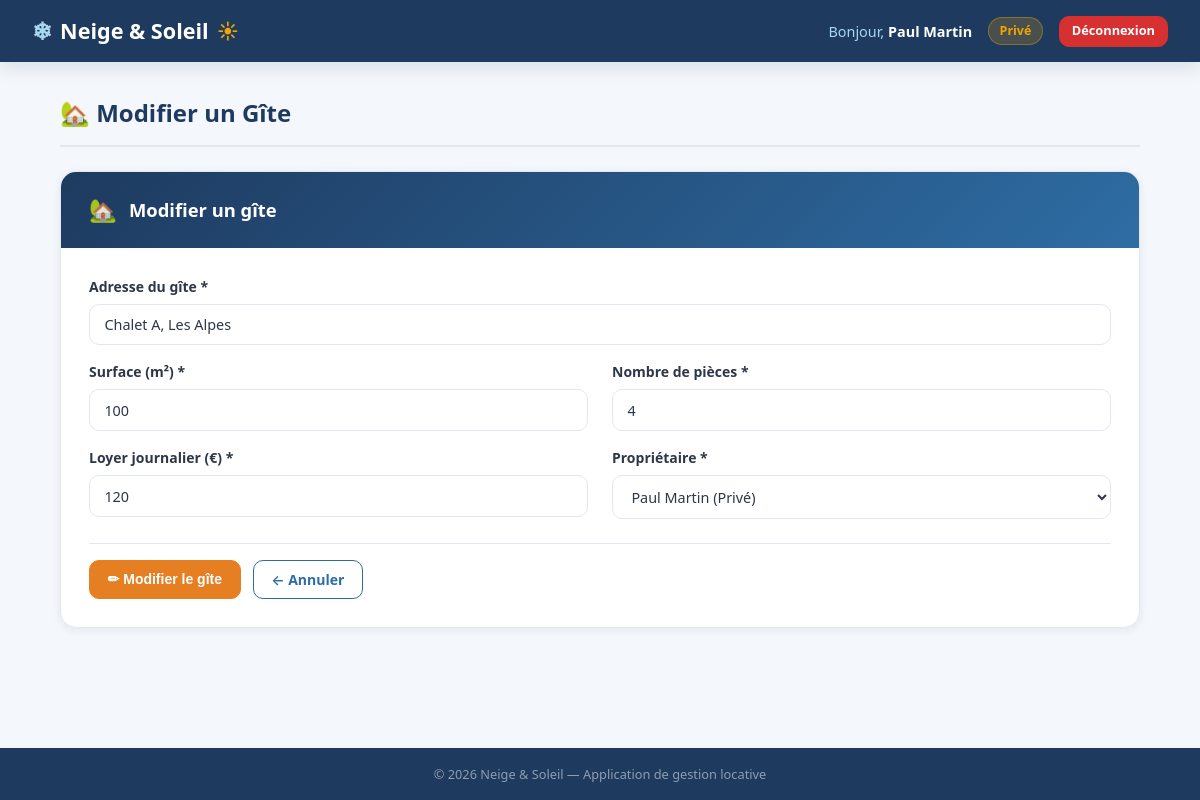
Page /index.php?page=vue_insert_gite&id=1 (signed in) on the committed database.
### tables this page shows
CREATE TABLE gite (
    idgite    INT          PRIMARY KEY AUTO_INCREMENT,
    adresse   VARCHAR(150) UNIQUE NOT NULL,
    surface   INT          NOT NULL,
    nbpieces  INT          NOT NULL,
    loyer     INT          NOT NULL,
    idproprio INT          NOT NULL,
    CONSTRAINT fk_gite_proprio
        FOREIGN KEY (idproprio) REFERENCES proprio(idproprio)
        ON DELETE CASCADE ON UPDATE CASCADE
);

CREATE TABLE proprio (
    idproprio INT          PRIMARY KEY AUTO_INCREMENT,
    nom       VARCHAR(50)  NOT NULL,
    prenom    VARCHAR(50)  NOT NULL,
    adresse   VARCHAR(150) UNIQUE NOT NULL,
    email     VARCHAR(150) UNIQUE NOT NULL,
    mdp       VARCHAR(255) NOT NULL,
    telephone BIGINT       UNIQUE NOT NULL,
    statut    ENUM('privé','public','admin') NOT NULL DEFAULT 'privé'
);

### index.php (called while the page is built)
<?php
require_once 'controleur/controleur.class.php';
$controleur = new Controleur();
$controleur->gererRequete();

### modele/modele.class.php (called while the page is built, shortened)
<?php
require_once 'config_db.php';
class Modele {
    protected PDO $pdo;
    public function __construct() {
        $this->pdo = ConnexionDB::getInstance()->getPDO();
    }
    public function selectAll(string $table): array {
        $tables_autorisees = ['client', 'proprio', 'gite', 'reservation'];
        $stmt = $this->pdo->query("SELECT * FROM `$table`");
        return $stmt->fetchAll();
    }
    public function selectWhereId(string $table, string $idName, mixed $idValue): array|false {
        $stmt = $this->pdo->prepare("SELECT * FROM `$table` WHERE `$idName` = :id LIMIT 1");
        $stmt->execute(['id' => $idValue]);
        return $stmt->fetch();
    }
}

### modele/config_db.php (called while the page is built)
<?php
class ConnexionDB {
    private static ?ConnexionDB $instance = null;
    private PDO $pdo;
    private function __construct() {
        $host    = 'localhost';
        $db      = 'n&s_31_jv';
        $user    = 'root';
        $pass    = '';
        $charset = 'utf8mb4';
        $dsn     = "mysql:host=$host;dbname=$db;charset=$charset";
        $options = [
            PDO::ATTR_ERRMODE            => PDO::ERRMODE_EXCEPTION,
            PDO::ATTR_DEFAULT_FETCH_MODE => PDO::FETCH_ASSOC,
            PDO::ATTR_EMULATE_PREPARES   => false,
        ];
        try {
            $this->pdo = new PDO($dsn, $user, $pass, $options);
        } catch (PDOException $e) {
            die(json_encode(['erreur' => 'Connexion impossible : ' . $e->getMessage()]));
        }
    }
    public static function getInstance(): ConnexionDB {
        if (self::$instance === null) {
            self::$instance = new ConnexionDB();
        }
        return self::$instance;
    }
    public function getPDO(): PDO {
        return $this->pdo;
    }
}

### vue/vue_insert_gite.php (the view, shortened to what this page needs)
<?php
$donnee        = $donnee        ?? [];
$proprietaires = $proprietaires ?? [];
$mode          = isset($donnee['idgite']) ? 'Modifier' : 'Ajouter';
require '_layout_header.php';
?>
    <div class="page-title">🏡 <?php echo $mode; ?> un Gîte</div>
    <div class="card">
        <div class="card-header">
            <span class="icon">🏡</span>
            <h3><?php echo $mode; ?> un gîte</h3>
        </div>
        <div class="card-body">
            <form method="POST" action="index.php?page=vue_insert_gite">
                <div class="form-grid">
                    <div class="form-group full">
                        <label for="adresse">Adresse du gîte *</label>
                        <input type="text" id="adresse" name="adresse" required
                               placeholder="Ex : Chalet A, Les Alpes"
                               value="<?php echo htmlspecialchars($donnee['adresse'] ?? ''); ?>">
                    </div>
                    <div class="form-group">
                        <label for="surface">Surface (m²) *</label>
                        <input type="number" id="surface" name="surface" min="1" required
                               value="<?php echo htmlspecialchars($donnee['surface'] ?? ''); ?>">
                    </div>
                    <div class="form-group">
                        <label for="nbpieces">Nombre de pièces *</label>
                        <input type="number" id="nbpieces" name="nbpieces" min="1" required
                               value="<?php echo htmlspecialchars($donnee['nbpieces'] ?? ''); ?>">
                    </div>
                    <div class="form-group">
                        <label for="loyer">Loyer journalier (€) *</label>
                        <input type="number" id="loyer" name="loyer" min="0" required
                               value="<?php echo htmlspecialchars($donnee['loyer'] ?? ''); ?>">
                    </div>
                    <div class="form-group">
                        <label for="idproprio">Propriétaire *</label>
                        <select id="idproprio" name="idproprio" required>
                            <?php foreach ($proprietaires as $p): ?>
                                <option value="<?php echo $p['idproprio']; ?>"
                                    <?php echo (isset($donnee['idproprio']) && $donnee['idproprio'] == $p['idproprio']) ? 'selected' : ''; ?>>
                                    <?php echo htmlspecialchars($p['prenom'] . ' ' . $p['nom'] . ' (' . ucfirst($p['statut']) . ')'); ?>
                                </option>
                            <?php endforeach; ?>
                        </select>
                    </div>
                </div>
                <div class="form-actions">
                    <button type="submit" class="btn <?php echo $mode === 'Ajouter' ? 'btn-success' : 'btn-warning'; ?>">
                        <?php echo $mode === 'Ajouter' ? '+ Ajouter' : '✏ Modifier'; ?> le gîte
                    </button>
                    <a href="index.php?page=gestion_gite" class="btn btn-outline">← Annuler</a>
                </div>
            </form>
        </div>
    </div>
<?php require '_layout_footer.php'; ?>

### css/style.css (style rules this page uses)
:root { --c-primary: #1e3a5f; --c-secondary: #2e6da4; --c-accent: #f0a500; --c-success: #2e9e5b; --c-danger: #d63031; --c-warning: #e67e22; --c-light: #f4f7fb; --c-white: #ffffff; --c-text: #2d3748; --c-muted: #718096; --c-border: #e2e8f0; --radius: 10px; --radius-lg: 16px; --shadow-sm: 0 2px 8px rgba(30,58,95,.08); --shadow-md: 0 4px 20px rgba(30,58,95,.14); --shadow-lg: 0 8px 40px rgba(30,58,95,.18); --transition: .25s ease; }
*, *::before, *::after { box-sizing: border-box; margin: 0; padding: 0; }
body { font-family: 'Segoe UI', system-ui, -apple-system, sans-serif; background: var(--c-light); color: var(--c-text); min-height: 100vh; line-height: 1.6; }
.card { background: var(--c-white); border-radius: var(--radius-lg); box-shadow: var(--shadow-sm); border: 1px solid var(--c-border); overflow: hidden; }
.card-header { background: linear-gradient(135deg, var(--c-primary), var(--c-secondary)); color: var(--c-white); padding: 1.25rem 1.75rem; display: flex; align-items: center; gap: .75rem; }
.card-header h2, .card-header h3 { margin: 0; font-size: 1.15rem; font-weight: 600; color: var(--c-white); }
.card-header .icon { font-size: 1.4rem; opacity: .9; }
.card-body { padding: 1.75rem; }
.page-title { font-size: 1.5rem; font-weight: 700; color: var(--c-primary); margin-bottom: 1.5rem; display: flex; align-items: center; gap: .6rem; padding-bottom: .75rem; border-bottom: 2px solid var(--c-border); }
.btn { display: inline-flex; align-items: center; gap: .4rem; padding: .55rem 1.1rem; border-radius: var(--radius); border: 1px solid transparent; font-weight: 600; font-size: .875rem; cursor: pointer; text-decoration: none; transition: all var(--transition); white-space: nowrap; line-height: 1.4; }
.btn-warning { background: var(--c-warning); color: #fff; border-color: var(--c-warning); }
.btn-outline { background: transparent; color: var(--c-secondary); border-color: var(--c-secondary); }
.form-grid { display: grid; grid-template-columns: 1fr 1fr; gap: 1rem 1.5rem; }
.form-grid .full { grid-column: 1 / -1; }
.form-group { display: flex; flex-direction: column; gap: .35rem; }
label { font-weight: 600; font-size: .875rem; color: var(--c-text); }
input[type="text"], input[type="email"], input[type="password"], input[type="date"], input[type="number"], input[type="tel"], select, textarea { padding: .65rem .9rem; border: 1.5px solid var(--c-border); border-radius: var(--radius); font-size: .9rem; font-family: inherit; color: var(--c-text); background: var(--c-white); transition: border-color var(--transition), box-shadow var(--transition); width: 100%; }
.form-actions { display: flex; gap: .75rem; flex-wrap: wrap; margin-top: 1.5rem; padding-top: 1rem; border-top: 1px solid var(--c-border); }

### rows in the picture
gite: idgite "Modifier", adresse "Chalet A, Les Alpes", surface "100", nbpieces "4", loyer "120", idproprio "Paul Martin (Privé)"

### other values in the picture
$nom_user "Paul Martin"
$statut "Privé"
